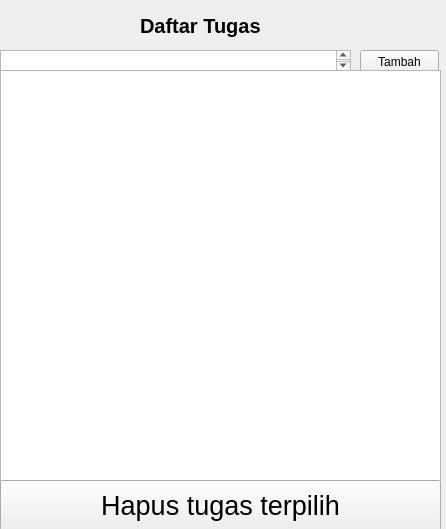
<?xml version="1.0" encoding="UTF-8"?>
<ui version="4.0">
 <class>Form</class>
 <widget class="QWidget" name="Form">
  <property name="geometry">
   <rect>
    <x>0</x>
    <y>0</y>
    <width>446</width>
    <height>529</height>
   </rect>
  </property>
  <property name="windowTitle">
   <string>Form</string>
  </property>
  <widget class="QLabel" name="label">
   <property name="geometry">
    <rect>
     <x>140</x>
     <y>10</y>
     <width>131</width>
     <height>31</height>
    </rect>
   </property>
   <property name="font">
    <font>
     <pointsize>15</pointsize>
     <bold>true</bold>
    </font>
   </property>
   <property name="text">
    <string>Daftar Tugas</string>
   </property>
  </widget>
  <widget class="QTextEdit" name="input">
   <property name="geometry">
    <rect>
     <x>0</x>
     <y>50</y>
     <width>351</width>
     <height>21</height>
    </rect>
   </property>
   <property name="html">
    <string>&lt;!DOCTYPE HTML PUBLIC &quot;-//W3C//DTD HTML 4.0//EN&quot; &quot;http://www.w3.org/TR/REC-html40/strict.dtd&quot;&gt;
&lt;html&gt;&lt;head&gt;&lt;meta name=&quot;qrichtext&quot; content=&quot;1&quot; /&gt;&lt;meta charset=&quot;utf-8&quot; /&gt;&lt;style type=&quot;text/css&quot;&gt;
p, li { white-space: pre-wrap; }
hr { height: 1px; border-width: 0; }
li.unchecked::marker { content: &quot;\2610&quot;; }
li.checked::marker { content: &quot;\2612&quot;; }
&lt;/style&gt;&lt;/head&gt;&lt;body style=&quot; font-family:'Segoe UI'; font-size:9pt; font-weight:400; font-style:normal;&quot;&gt;
&lt;p style=&quot;-qt-paragraph-type:empty; margin-top:0px; margin-bottom:0px; margin-left:0px; margin-right:0px; -qt-block-indent:0; text-indent:0px;&quot;&gt;&lt;br /&gt;&lt;/p&gt;&lt;/body&gt;&lt;/html&gt;</string>
   </property>
  </widget>
  <widget class="QPushButton" name="tambah">
   <property name="geometry">
    <rect>
     <x>360</x>
     <y>50</y>
     <width>79</width>
     <height>24</height>
    </rect>
   </property>
   <property name="text">
    <string>Tambah</string>
   </property>
  </widget>
  <widget class="QListWidget" name="listWidget">
   <property name="geometry">
    <rect>
     <x>0</x>
     <y>70</y>
     <width>441</width>
     <height>421</height>
    </rect>
   </property>
  </widget>
  <widget class="QPushButton" name="hapus">
   <property name="geometry">
    <rect>
     <x>0</x>
     <y>480</y>
     <width>441</width>
     <height>51</height>
    </rect>
   </property>
   <property name="font">
    <font>
     <pointsize>20</pointsize>
    </font>
   </property>
   <property name="text">
    <string>Hapus tugas terpilih</string>
   </property>
  </widget>
 </widget>
 <resources/>
 <connections/>
</ui>
